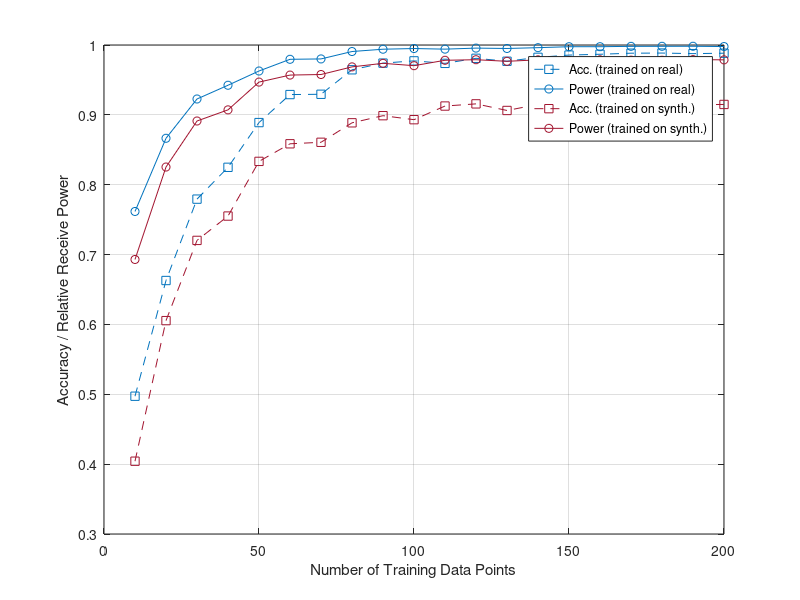

The MATLAB script that drew this image:
load('all_acc_train_on_real4.mat');
load('all_pwr_train_on_real4.mat');
load('all_pwr_train_on_synth4.mat');
load('all_acc_train_on_synth4.mat');

all_acc_train_on_real4 = mean(all_acc_train_on_real4, 2);
all_pwr_train_on_real4 = mean(all_pwr_train_on_real4, 2);
all_pwr_train_on_synth4 = mean(all_pwr_train_on_synth4, 2);
all_acc_train_on_synth4 = mean(all_acc_train_on_synth4, 2);

num_data = 10:10:200;
% plot(num_data, all_acc_train_on_real3(1, i), '--s', "Color", "#0072BD");
% hold on
% plot(num_data, all_pwr_train_on_real3(1, i), '-o', "Color", "#0072BD");
% hold on
% plot(num_data, all_acc_train_on_synth3(1, i), '--s', "Color", "#A2142F");
% hold on
% plot(num_data, all_pwr_train_on_synth3(1, i), '-o', "Color", "#A2142F");
% grid on

plot(num_data, all_acc_train_on_real4(2, :), '--s', "Color", "#0072BD");
hold on
plot(num_data, all_pwr_train_on_real4(2, :), '-o', "Color", "#0072BD");
hold on
plot(num_data, all_acc_train_on_synth4(2, :), '--s', "Color", "#A2142F");
hold on
plot(num_data, all_pwr_train_on_synth4(2, :), '-o', "Color", "#A2142F");
grid on

xlabel('Number of Training Data Points');
ylabel('Accuracy / Relative Receive Power');

ylim([0.3, 1]);
legend('Acc. (trained on real)', 'Power (trained on real)', 'Acc. (trained on synth.)', 'Power (trained on synth.)');